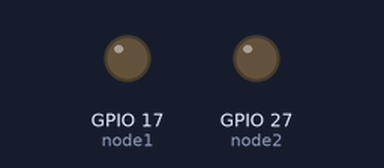
Recording of a program running on a simulated Raspberry Pi (BCM pin numbers). On the bench: output pins drawn as LEDs (lit = HIGH). The clock reads 2024-03-15 10:24:30 at power-on unless the program sets it; what the program prints to the terminal is not drawn.

Above: at 0.16 s.
Timing chart, 0 to 1.8 s (numbered marks = the images above):
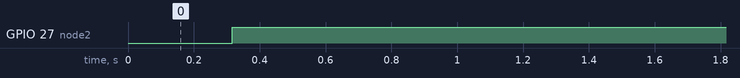

The program:

provision.py
```python
import time
import subprocess
from relay_control import power_on, power_off

NODES = {
    "node1": "192.168.154.189",  # always-on
    "node2": "192.168.154.139"   # dynamically managed
}

STATE = {
    "node1": True,
    "node2": False
}

THIGH = 160     # ms – turn ON node2
TLOW = 100      # ms – turn OFF node2


def get_delay(ip):
    try:
        out = subprocess.check_output([
            "curl", "-o", "/dev/null", "-s", "-w", "%{time_total}", f"http://{ip}"
        ], timeout=5)
        return float(out.strip()) * 1000
    except:
        return 9999


def log(msg):
    print(f"[{time.strftime('%H:%M:%S')}] {msg}")


while True:
    delay = get_delay(NODES["node1"])
    log(f"Node1 delay: {delay:.2f} ms")

    if delay > THIGH and not STATE["node2"]:
        log("High load → Turning ON node2")
        power_on("node2")
        STATE["node2"] = True
        time.sleep(10)

    elif delay < TLOW and STATE["node2"]:
        log("Low load → Turning OFF node2")
        power_off("node2")
        STATE["node2"] = False
        time.sleep(5)

    time.sleep(5)
```

relay_control.py
```python
import time
import RPi.GPIO as GPIO

RELAY_PINS = {
    "node1": 17,  # GPIO17 → Relay IN1
    "node2": 27   # GPIO27 → Relay IN2
}

GPIO.setmode(GPIO.BCM)

for pin in RELAY_PINS.values():
    GPIO.setup(pin, GPIO.OUT)
    GPIO.setwarnings(False)
    GPIO.output(pin, GPIO.LOW)  # Active LOW → relay ON → RPi powered

def power_on(node):
    GPIO.output(RELAY_PINS[node], GPIO.HIGH)  # LOW = relay active = Pi ON

def power_off(node):
    GPIO.output(RELAY_PINS[node], GPIO.LOW)


power_off("node1")
power_off("node2")
```

Measured:
- by itself, GPIO 27 (node2): LOW → HIGH at 0.32 s
